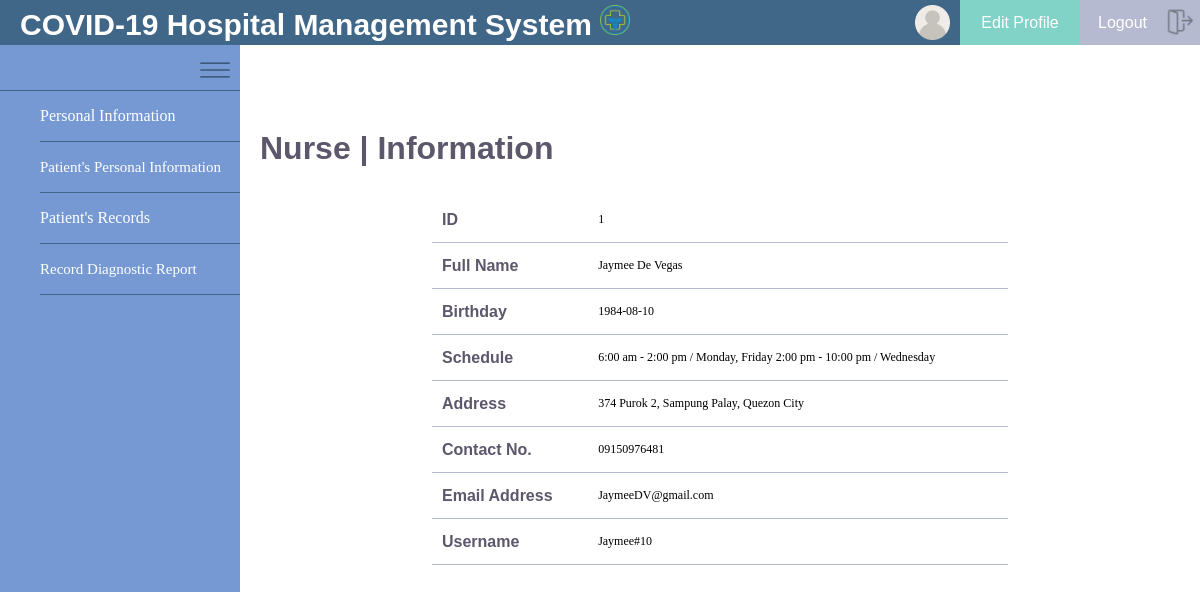
The app's page /Nurse/home.php (signed in) with its own data.
### tables this page shows
CREATE TABLE `nurse_register` (
  `ID` int(11) NOT NULL,
  `nFull_name` varchar(255) NOT NULL,
  `nBirthday` date NOT NULL,
  `nSchedule` varchar(255) NOT NULL,
  `nAddress` varchar(255) NOT NULL,
  `nContact_no` varchar(200) NOT NULL,
  `nEmail_Add` varchar(255) NOT NULL,
  `nUsername` varchar(255) NOT NULL,
  `nPassword` varchar(255) NOT NULL
);

### Nurse/code.php (called while the page is built, shortened)
<?php
  $username =$_SESSION['username'];
?>

### Nurse/home.php (the view, shortened to what this page needs)
<?php include('code.php'); ?>
<!DOCTYPE html>
<html>
<head>
	<link rel="stylesheet" type="text/css" href="n.css">
</head>
<body>
		<div class="navbar">
		<h1 id="name">COVID-19 Hospital Management System
			<img src="images/hospital.png" id="hospital">
		</h1>
	</div>
	<div id="username" style="font-family: arial; color: white; text-align: center; justify-content: center; line-height: 45px; font-size: 15px;">
		<img src="Images/user.png" id="userpng">
	</div>
	<div>
	<a href="nurse_edit.php"><div id="edit" style="font-family: arial; color: white; text-align: center; justify-content: center; line-height: 45px; font-size: 16px;">Edit Profile <img src="Images/edit.png" id="editpng"> </div></a>
		 	<a href="logout.php"><div id="logout" style="font-family: arial; color: white; text-align: center; justify-content: center; line-height: 45px; font-size: 16px;">Logout <img src="Images/logout.png" id="logoutpng"></div></a>
	<div id="menu">
		<img src="Images/menu.png" id="menus">
	</div>
	</div>
	<div class="area">
		<h1 class="htitle">Nurse | Information</h1>
		<?php $results = mysqli_query($db, "SELECT * FROM nurse_register where nUsername = '$username'"); ?>
			<table width="60%"  class="tbl">
				<?php while ($row = mysqli_fetch_array($results)) { ?>
					<tr >
						<th class="th">ID</th>
						<td class="td"><?php echo $row['ID']; ?></td>
					</tr>
					<tr >
						<th class="th">Full Name</th>
						<td class="td"><?php echo $row['nFull_name']; ?></td>
					</tr>
					<tr >
						<th class="th">Birthday</th>
						<td class="td"><?php echo $row['nBirthday']; ?></td>
					</tr>
					<tr >
						<th class="th">Schedule</th>
						<td class="td"><?php echo $row['nSchedule']; ?></td>
					</tr>
					<tr >
						<th class="th">Address</th>
						<td class="td"><?php echo $row['nAddress']; ?></td>
					</tr>
					<tr >
						<th class="th">Contact No.</th>
						<td class="td"><?php echo $row['nContact_no']; ?></td>
					</tr>
					<tr >
						<th class="th">Email Address</th>
						<td class="td"><?php echo $row['nEmail_Add']; ?></td>
					</tr>
					<tr >
						<th class="th">Username</th>
						<td class="td"><?php echo $row['nUsername']; ?></td>
					</tr>
				<?php } ?>
				</table>
	</div>
	<div id="menulist">
		<ul>
			<li><a href="home.php">Personal Information</a></li>
			<li><a href="npatient_list.php" style="font-size: 15px">Patient's Personal Information</a></li>
			<li><a href="viewmed.php">Patient's Records</a></li>
			<li><a href="ndiagnostics.php" style="font-size: 15px;">Record Diagnostic Report</a></li>
		</ul>
	</div>
</body>
</html>

### Nurse/n.css (style rules this page uses)
* { margin: 0; }
#hospital { width: 30px; height: 30px; padding-top: 5px; }
#name { font-family: helvetica; font-size: 30px; color: white; text-align: left; text-indent: 20px; }
.navbar { background: #416788; width: 70%; height: 45px; float: left; }
#username { width: 10%; float: left; background: #416788; height: 45px; }
#edit { width: 10%; background: #81D2c7; float: left; height: 45px; }
#logout { width: 10%; background: #b5bad0; float: left; height: 45px; }
#menu { background: #7699d4; width: 20%; height: 45px; border-bottom: 1px solid #416788; float: left; }
#menulist { background: #7699d4; width: 20%; height:100vh; }
ul { box-sizing: border-box; }
ul li { font-family: verdana; background: #7699d4; border-bottom: 1px solid #416788; line-height: 50px; list-style: none; }
ul li a { text-decoration: none; color: white; }
.htitle { font-family: Arial; margin-top: 85px; text-indent:20px; color: #5d576b; }
.area { overflow: hidden; overflow-y: scroll; background: white; float: right; width: 80%; height: calc(100vh - 45px); box-sizing: border-box; }
.tbl { margin: 30px auto; border-collapse: collapse; }
.th { text-align: left; border: none; border-bottom: 1px solid #b5bad0; color: #5d576b; font-family: helvetica; font-weight: 500px; padding: 10px; }
.td { font-family: verdana; font-size: 12px; padding: 15px; border: none; border-bottom: 1px solid #b5bad0; }
#menus { height: 50px; width: 50px; float: right; }
#userpng { padding-top: 5px; padding-right: 10px; height: 35px; width: 35px; float: right; }
#logoutpng { padding-top: 5px; padding-right: 5px; height: 40px; width: 30px; float: right; }

### records on screen
nurse_register: ID "1", nFull_name "Jaymee De Vegas", nBirthday "1984-08-10", nSchedule "6:00 am - 2:00 pm / Monday, Friday 2:00 pm - 10:00 pm / Wednesday", nAddress "374 Purok 2, Sampung Palay, Quezon City", nContact_no "09150976481", nEmail_Add "JaymeeDV@gmail.com", nUsername "Jaymee#10"
